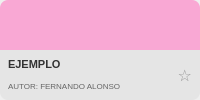
                <widget class="QFrame" name="card_2">
                 <property name="minimumSize">
                  <size>
                   <width>120</width>
                   <height>100</height>
                  </size>
                 </property>
                 <property name="maximumSize">
                  <size>
                   <width>16777215</width>
                   <height>140</height>
                  </size>
                 </property>
                 <property name="sizePolicy">
                  <sizepolicy hsizetype="Expanding" vsizetype="Preferred">
                   <horstretch>1</horstretch>
                   <verstretch>0</verstretch>
                  </sizepolicy>
                 </property>
                 <property name="styleSheet">
                  <string>QFrame#card_2 { background-color: #E0E0E0; border-radius: 8px; }</string>
                 </property>
                 <layout class="QVBoxLayout" name="vbox_card2">
                  <property name="spacing">
                   <number>0</number>
                  </property>
                  <property name="leftMargin">
                   <number>0</number>
                  </property>
                  <property name="topMargin">
                   <number>0</number>
                  </property>
                  <property name="rightMargin">
                   <number>0</number>
                  </property>
                  <property name="bottomMargin">
                   <number>0</number>
                  </property>
                  <item>
                   <widget class="QLabel" name="card_top_2">
                    <property name="minimumSize">
                     <size>
                      <width>0</width>
                      <height>50</height>
                     </size>
                    </property>
                    <property name="styleSheet">
                     <string>background-color: #F9A8D4; border-top-left-radius: 8px; border-top-right-radius: 8px;</string>
                    </property>
                    <property name="text">
                     <string/>
                    </property>
                   </widget>
                  </item>
                  <item>
                   <widget class="QFrame" name="card_bottom_2">
                    <property name="styleSheet">
                     <string>background-color: #E5E5E5; border-bottom-left-radius: 8px; border-bottom-right-radius: 8px;</string>
                    </property>
                    <layout class="QHBoxLayout" name="hbox_info2">
                     <property name="leftMargin">
                      <number>8</number>
                     </property>
                     <property name="topMargin">
                      <number>5</number>
                     </property>
                     <property name="rightMargin">
                      <number>8</number>
                     </property>
                     <property name="bottomMargin">
                      <number>5</number>
                     </property>
                     <item>
                      <layout class="QVBoxLayout" name="vbox_text2">
                       <property name="spacing">
                        <number>2</number>
                       </property>
                       <item>
                        <widget class="QLabel" name="lbl_ex2">
                         <property name="styleSheet">
                          <string>font-weight: bold; font-size: 11px; color: #333; background: transparent;</string>
                         </property>
                         <property name="text">
                          <string>EJEMPLO</string>
                         </property>
                        </widget>
                       </item>
                       <item>
                        <widget class="QLabel" name="lbl_aut2">
                         <property name="styleSheet">
                          <string>font-size: 8px; color: #666; background: transparent;</string>
                         </property>
                         <property name="text">
                          <string>AUTOR: FERNANDO ALONSO</string>
                         </property>
                        </widget>
                       </item>
                      </layout>
                     </item>
                     <item>
                      <widget class="QLabel" name="lbl_star_2">
                       <property name="styleSheet">
                        <string>color: #999; font-size: 16px; background: transparent;</string>
                       </property>
                       <property name="text">
                        <string>☆</string>
                       </property>
                       <property name="alignment">
                        <set>Qt::AlignRight|Qt::AlignTrailing|Qt::AlignVCenter</set>
                       </property>
                      </widget>
                     </item>
                    </layout>
                   </widget>
                  </item>
                 </layout>
                </widget>
